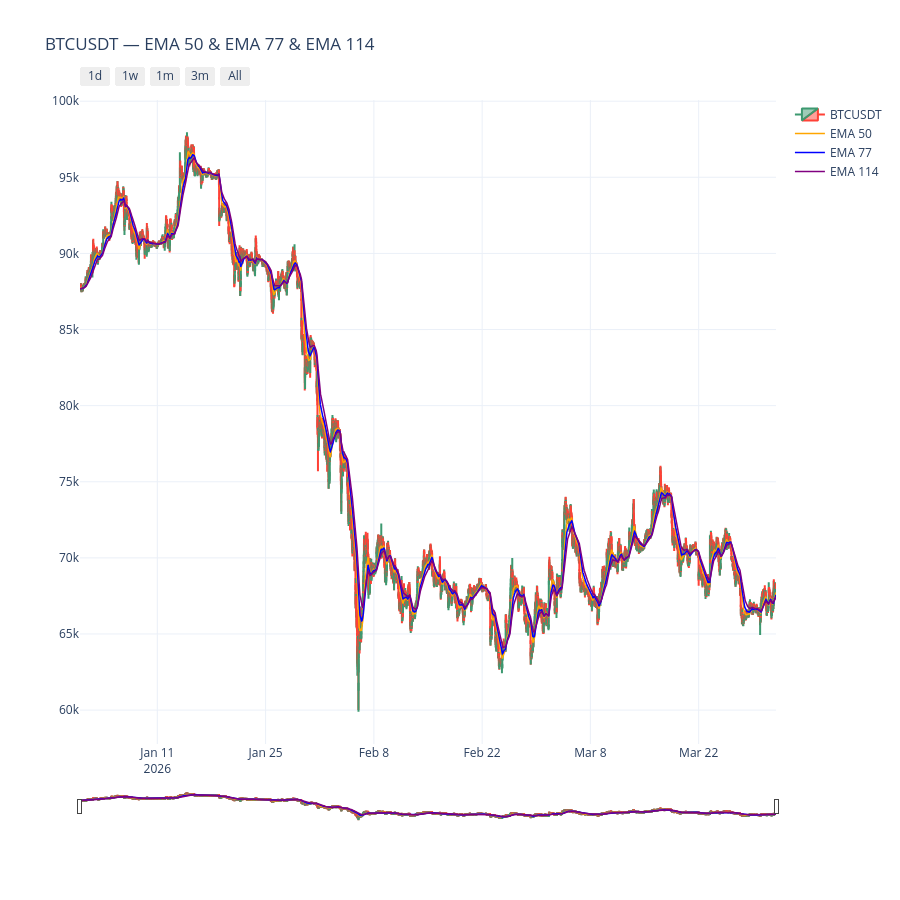

Write notebook code for a chart like this one.
### Code cell
# Compute EMAs dynamically
for period in ema_periods:
    df[f"ema_{period}"] = df["close"].ewm(span=period, adjust=False).mean()

fig = go.Figure()

# Price candles
fig.add_trace(go.Candlestick(
    x=df["timestamp"],
    open=df["open"], high=df["high"], low=df["low"], close=df["close"],
    name=symbol,
))

# EMA lines
for period, color in zip(ema_periods, ema_colors):
    fig.add_trace(go.Scatter(
        x=df["timestamp"],
        y=df[f"ema_{period}"],
        line=dict(color=color, width=1.5),
        name=f"EMA {period}",
    ))

# Default view: last N days
initial_start = df["timestamp"].iloc[-1] - initial_window
initial_end   = df["timestamp"].iloc[-1]

# Title built from config
ema_label = " & ".join(f"EMA {p}" for p in ema_periods)
chart_title = f"{symbol} — {ema_label}"

fig.update_layout(
    title=chart_title,
    height=chart_height,
    template="plotly_white",
    xaxis=dict(
        range=[initial_start, initial_end],
        rangeslider=dict(visible=True, thickness=0.04),
        rangeselector=dict(
            buttons=[
                dict(count=1, label="1d", step="day",   stepmode="backward"),
                dict(count=7, label="1w", step="day",   stepmode="backward"),
                dict(count=1, label="1m", step="month", stepmode="backward"),
                dict(count=3, label="3m", step="month", stepmode="backward"),
                dict(step="all", label="All"),
            ]
        ),
    ),
    yaxis=dict(autorange=True, fixedrange=False),
)

fig.show()

### Figure 1 — Plotly figure (JSON) as saved in the notebook; plotly's stock layout.template omitted (floating-point values rounded to 4 significant figures; data arrays with more than 128 entries replaced by an {"elided": "..."} marker saying what was removed)
{"data": [{"close": {"elided": "8641 float values"}, "high": {"elided": "8641 float values"}, "low": {"elided": "8641 float values"}, "name": "BTCUSDT", "open": {"elided": "8641 float values"}, "type": "candlestick", "x": {"elided": "8641 str values"}}, {"line": {"color": "orange", "width": 1.5}, "name": "EMA 50", "type": "scatter", "x": {"elided": "8641 str values"}, "y": {"elided": "8641 float values"}}, {"line": {"color": "blue", "width": 1.5}, "name": "EMA 77", "type": "scatter", "x": {"elided": "8641 str values"}, "y": {"elided": "8641 float values"}}, {"line": {"color": "purple", "width": 1.5}, "name": "EMA 114", "type": "scatter", "x": {"elided": "8641 str values"}, "y": {"elided": "8641 float values"}}], "layout": {"height": 900, "title": {"text": "BTCUSDT — EMA 50 & EMA 77 & EMA 114"}, "xaxis": {"range": ["2026-01-01T00:00:00+00:00", "2026-04-01T00:00:00+00:00"], "rangeselector": {"buttons": [{"count": 1, "label": "1d", "step": "day", "stepmode": "backward"}, {"count": 7, "label": "1w", "step": "day", "stepmode": "backward"}, {"count": 1, "label": "1m", "step": "month", "stepmode": "backward"}, {"count": 3, "label": "3m", "step": "month", "stepmode": "backward"}, {"label": "All", "step": "all"}]}, "rangeslider": {"thickness": 0.04, "visible": true}}, "yaxis": {"autorange": true, "fixedrange": false}}}
